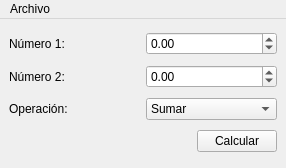
<?xml version="1.0" encoding="UTF-8"?>
<ui version="4.0">
 <class>Principal</class>
 <widget class="QMainWindow" name="Principal">
  <property name="geometry">
   <rect>
    <x>0</x>
    <y>0</y>
    <width>286</width>
    <height>168</height>
   </rect>
  </property>
  <property name="windowTitle">
   <string>Calculadora</string>
  </property>
  <widget class="QWidget" name="centralwidget">
   <layout class="QVBoxLayout" name="verticalLayout">
    <item>
     <layout class="QHBoxLayout" name="horizontalLayout">
      <item>
       <widget class="QLabel" name="label">
        <property name="text">
         <string>Número 1:</string>
        </property>
       </widget>
      </item>
      <item>
       <widget class="QDoubleSpinBox" name="inNum1">
        <property name="minimum">
         <double>-999999.000000000000000</double>
        </property>
       </widget>
      </item>
     </layout>
    </item>
    <item>
     <layout class="QHBoxLayout" name="horizontalLayout_2">
      <item>
       <widget class="QLabel" name="label_2">
        <property name="text">
         <string>Número 2:</string>
        </property>
       </widget>
      </item>
      <item>
       <widget class="QDoubleSpinBox" name="inNum2">
        <property name="minimum">
         <double>-999999999.000000000000000</double>
        </property>
       </widget>
      </item>
     </layout>
    </item>
    <item>
     <layout class="QHBoxLayout" name="horizontalLayout_3">
      <item>
       <widget class="QLabel" name="label_3">
        <property name="text">
         <string>Operación:</string>
        </property>
       </widget>
      </item>
      <item>
       <widget class="QComboBox" name="inOperacion">
        <item>
         <property name="text">
          <string>Sumar</string>
         </property>
        </item>
        <item>
         <property name="text">
          <string>Restar</string>
         </property>
        </item>
        <item>
         <property name="text">
          <string>Multiplicar</string>
         </property>
        </item>
        <item>
         <property name="text">
          <string>Dividir</string>
         </property>
        </item>
       </widget>
      </item>
     </layout>
    </item>
    <item>
     <layout class="QHBoxLayout" name="horizontalLayout_4">
      <item>
       <spacer name="horizontalSpacer">
        <property name="orientation">
         <enum>Qt::Horizontal</enum>
        </property>
        <property name="sizeHint" stdset="0">
         <size>
          <width>40</width>
          <height>20</height>
         </size>
        </property>
       </spacer>
      </item>
      <item>
       <widget class="QPushButton" name="cmdCalcular">
        <property name="text">
         <string>Calcular</string>
        </property>
       </widget>
      </item>
     </layout>
    </item>
   </layout>
  </widget>
  <widget class="QMenuBar" name="menubar">
   <property name="geometry">
    <rect>
     <x>0</x>
     <y>0</y>
     <width>286</width>
     <height>22</height>
    </rect>
   </property>
   <widget class="QMenu" name="menuArchivo">
    <property name="title">
     <string>Archivo</string>
    </property>
    <addaction name="actionSalir"/>
   </widget>
   <addaction name="menuArchivo"/>
  </widget>
  <action name="actionSalir">
   <property name="text">
    <string>Salir</string>
   </property>
  </action>
 </widget>
 <resources/>
 <connections>
  <connection>
   <sender>actionSalir</sender>
   <signal>triggered()</signal>
   <receiver>Principal</receiver>
   <slot>close()</slot>
   <hints>
    <hint type="sourcelabel">
     <x>-1</x>
     <y>-1</y>
    </hint>
    <hint type="destinationlabel">
     <x>142</x>
     <y>77</y>
    </hint>
   </hints>
  </connection>
 </connections>
</ui>
